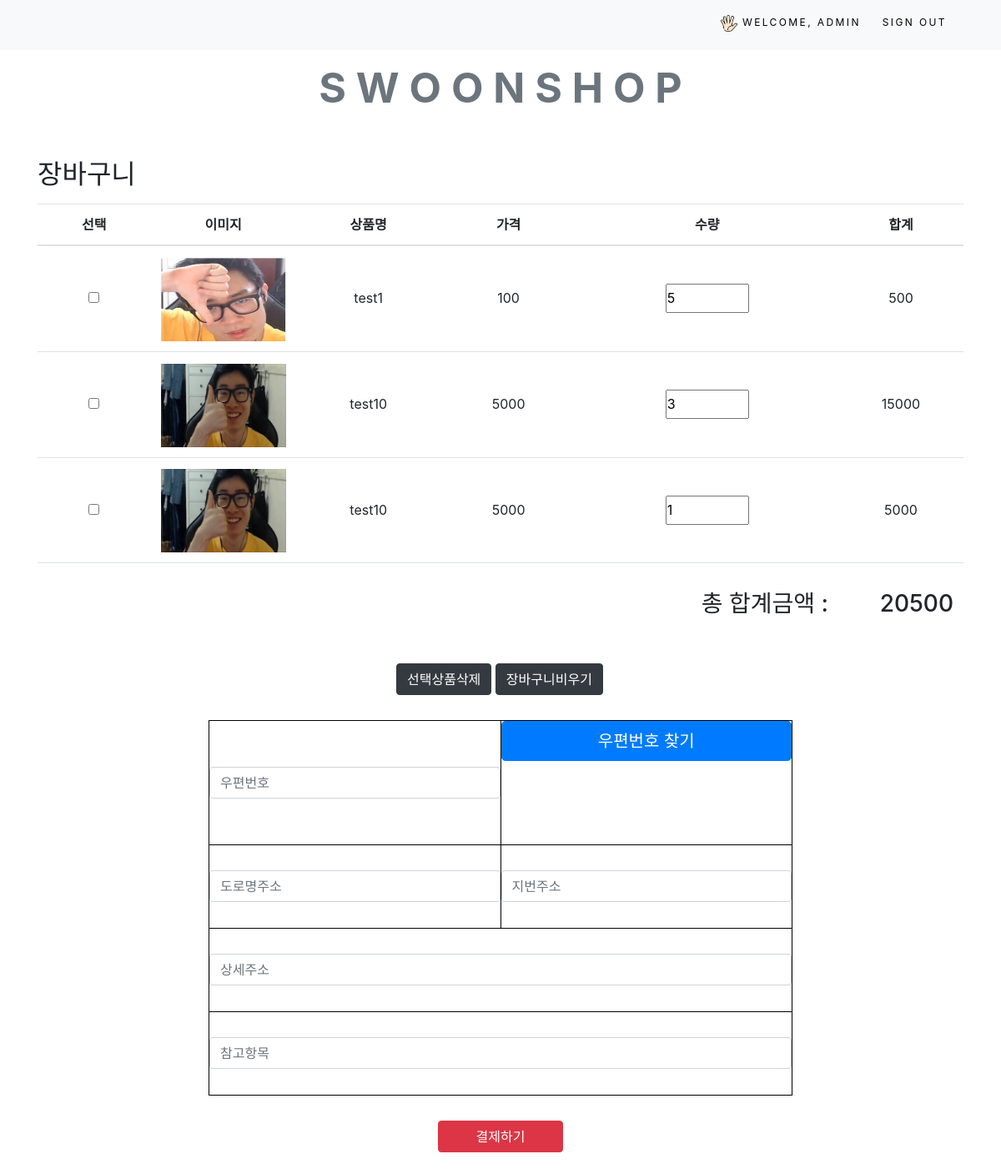
The app's page /cart/ (signed in), older data.
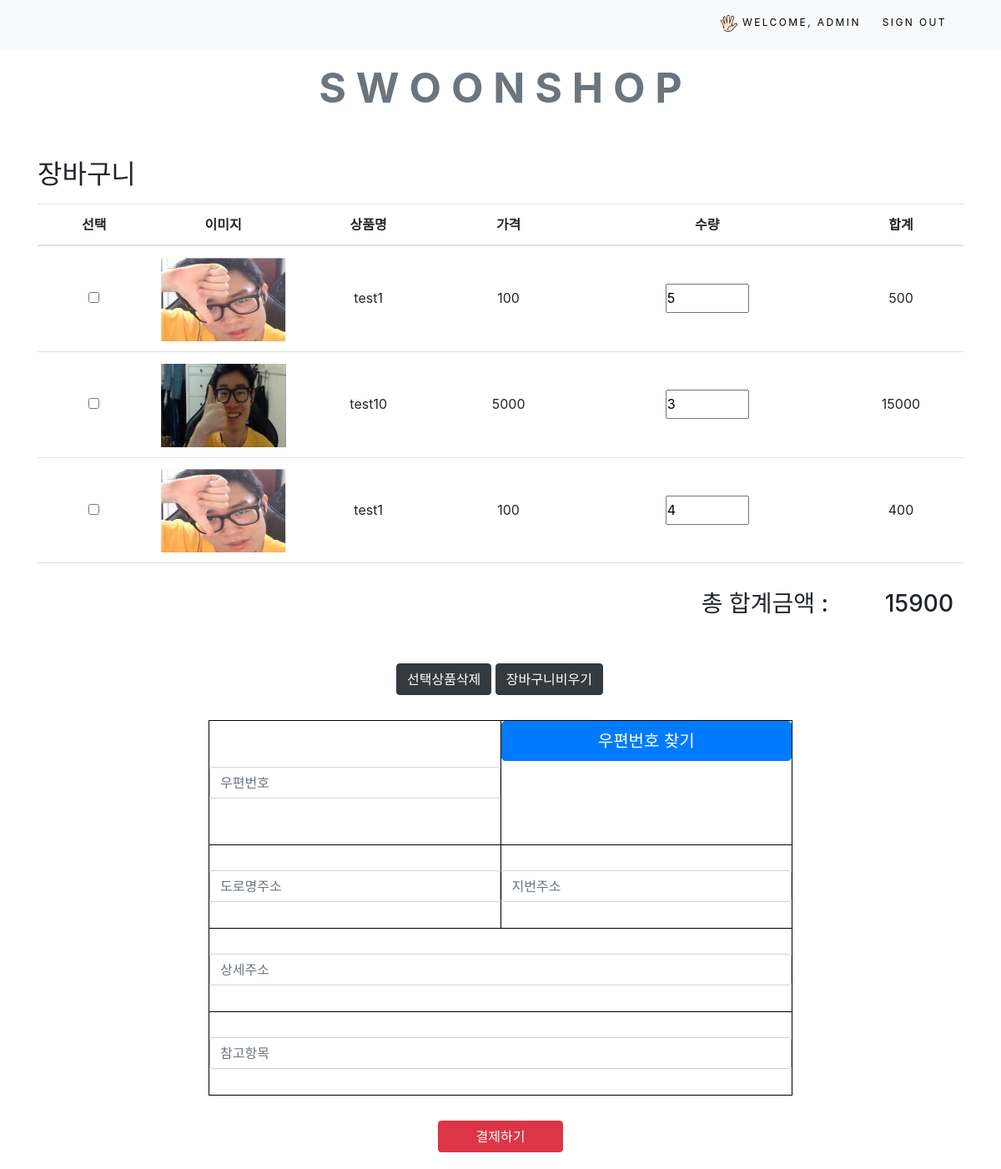
The same page, newer data.
### cart/models.py (models this page shows, shortened)
class CartItem(models.Model):
    user = models.ForeignKey(User, null=True, on_delete=models.CASCADE)
    product = models.ForeignKey(Product, on_delete=models.CASCADE)
    quantity = models.IntegerField(default=1)
    created_at = models.DateTimeField(auto_now_add=True)
    class Meta:
        verbose_name = '장바구니'
        verbose_name_plural = f'{verbose_name} 목록'
    @property
    def sub_total(self):
        return self.product.price * self.quantity

### product/models.py (models this page shows, shortened)
class Product(models.Model):
    name = models.CharField(max_length=250, unique=True)
    slug = models.SlugField(max_length=250, unique=True, default='')
    description = models.TextField(blank=True)
    price = models.DecimalField(max_digits=10, decimal_places=0)
    image = models.ImageField(upload_to='product', blank=True)
    stock = models.IntegerField()
    available = models.BooleanField(default=True)
    created = models.DateTimeField(auto_now_add=True, null=True)
    updated = models.DateTimeField(auto_now=True)
    class Meta:
        ordering = ('name',)
        verbose_name = 'product'
        verbose_name_plural = 'products'

### cart/views.py (the view)
# urls.py: path('', views.cart, name='cart'),
def cart(request, total=0):
    model = CartItem.objects.filter(user_id=request.user.id)
    for item in model:
        total += (item.product.price * item.quantity)
    context = {
        'items': model,
        'total': total,
    }
    return render(request, 'cart/cart_detail.html', context)

### templates/cart/cart_detail.html (shortened to what this page needs)
{% extends "base.html" %}
{% load static %}
{% block content %}
<div class="container">
    <h2>장바구니</h2>
    <table class="table table-hover">
        <thead>
        <tr>
            <th>선택</th>
            <th style="width: 150px;">이미지</th>
            <th>상품명</th>
            <th>가격</th>
            <th>수량</th>
            <th>합계</th>
        </tr>
        </thead>
        <tbody>
        {% for item in items %}
        <tr data-itemId="{{ item.id }}" data-userId="{{ item.user_id }}" data-amount="{{ item.sub_total }}">
            <td><input type="checkbox" name="chk" ></td>
            <td><img style="width:150px; height:100px;" src="{{ item.product.image.url }}"></td>
            <td class="name">{{ item.product.name }}</td>
            <td class="price">{{ item.product.price }}</td>
            <td><input type="number" class="quantity" min="1" max="{{ item.product.stock }}" value="{{ item.quantity }}" style="width: 100px; height: 35px; line-height: 35px;"></td>
            <td class="sub_amount" style="width: 150px;">{{ item.sub_total }}</td>
        </tr>
        {% endfor %}
        <tr>
            <td colspan="5"><h3 style="text-align:right; margin-top: 20px;">총 합계금액 : </h3></td>
            <td colspan="5"><h3 class="amount" style="text-align:right; margin-top: 20px;">{{ total }}</h3></td>
        </tr>
        </tbody>
    </table>
</div>
<div>
    <div style="width: 250px; margin: 20px auto;">
        <button type="button" class="btn btn-dark" onClick="delRow();">선택상품삭제</button>
        <button type="button" class="btn btn-dark" onClick="delAllRow()">장바구니비우기</button>
    </div>
</div>
<table style="width: 700px; border: 1px solid black; margin: 30px auto;">
    <tr>
        <td style="border: 1px solid black;">
    <input type="text" class="form-control" id="sample4_postcode" placeholder="우편번호">
        </td>
        <td style="border: 1px solid black;">
    <input type="button" class="btn btn-primary btn-lg btn-block" onclick="sample4_execDaumPostcode()" value="우편번호 찾기"><br>
        </td>
    </tr>
    <tr>
        <td style="border: 1px solid black;">
    <input type="text" class="form-control" id="sample4_roadAddress" placeholder="도로명주소">
        </td>
        <td style="border: 1px solid black;">
    <input type="text" class="form-control" id="sample4_jibunAddress" placeholder="지번주소">
        </td>
    </tr>
    <tr>
        <td colspan="2" style="border: 1px solid black;">
    <input type="text" class="form-control" id="sample4_detailAddress" placeholder="상세주소">
        </td>
    </tr>
    <tr>
        <td colspan="2" style="border: 1px solid black;">
    <input type="text" class="form-control" id="sample4_extraAddress" placeholder="참고항목">
        </td>
    </tr>
</table>
<div>
    <div style="width: 150px; margin: 20px auto;">
        <button type="button" class="btn btn-danger" onClick="pay();" style="width: 150px;">결제하기</button>
    </div>
</div>
{% endblock %}

Row changes from the older to the newer data that the page shows:
removed CartItem: product.image (picture), product.name "test10", product.price "5000", quantity "1", sub_total "5000"
added CartItem: product.image (picture), product.name "test1", product.price "100", quantity "4", sub_total "400"
Text that changed along with them:
{{ total }}: "20500" → "15900"
